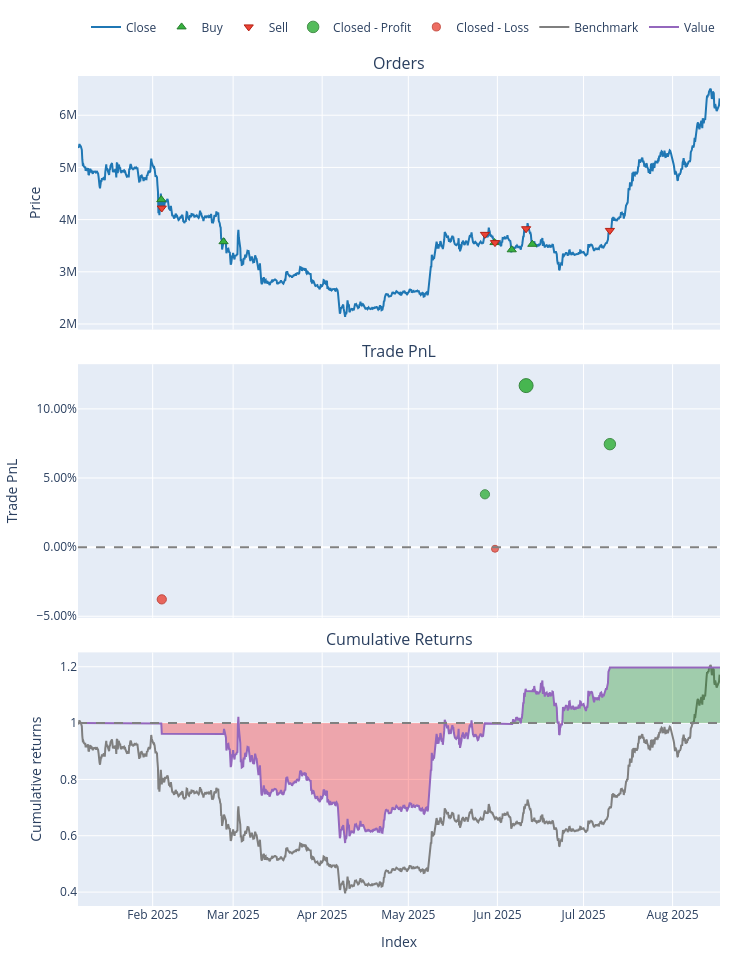

Notebook code for this chart:
### Code cell
import vectorbt as vbt

portfolio = vbt.Portfolio.from_signals(
    close=price_close_test,
    entries=entries,
    exits=exits,
    init_cash=1000000,
    fees=0.0005,      # 0.05% 수수료(maker)
    slippage=0.0005, # 0.05% 슬리피지
    freq='4h',        # 데이터 빈도 명시
    # stop_exit=True,   # 진입 시 청산 고려
    # size=100000,                # 거래당 100,000 KRW씩 진입 (최소 주문 금액 5,000원 이상)
    # size_type='value',           # size가 '금액' 기준임을 명시
    # accumulate=True
)
# 성과 통계 출력
print(portfolio.stats())

# 벤치마크(단순 보유)와 함께 성과 시각화
portfolio.plot().show()

### Figure 1 — Plotly figure (JSON) as saved in the notebook; plotly's stock layout.template omitted (floating-point values rounded to 4 significant figures; data arrays with more than 128 entries replaced by an {"elided": "..."} marker saying what was removed)
{"data": [{"legendgroup": "0", "line": {"color": "#1f77b4"}, "name": "Close", "showlegend": true, "type": "scatter", "uid": "1a11b0de-b380-40e5-b227-c4ee294f73e5", "x": {"elided": "1342 str values"}, "xaxis": "x", "y": {"elided": "1342 float values"}, "yaxis": "y"}, {"customdata": [[0.0, 0.228, 499.8], [2.0, 0.2689, 480.9], [4.0, 0.2805, 499.2], [6.0, 0.2915, 498.7], [8.0, 0.3158, 556.9]], "hovertemplate": "Order Id: %{customdata[0]}<br>Timestamp: %{x}<br>Price: %{y}<br>Size: %{customdata[1]:.6f}<br>Fees: %{customdata[2]:.6f}", "legendgroup": "1", "marker": {"color": "#37B13F", "line": {"color": "rgb(38,123,44)", "width": 1}, "size": 8, "symbol": "triangle-up"}, "mode": "markers", "name": "Buy", "type": "scatter", "uid": "d1445059-8f7e-493a-a558-636655d314d5", "x": ["2025-02-04T00:00:00.000000000", "2025-02-25T16:00:00.000000000", "2025-05-31T00:00:00.000000000", "2025-06-06T00:00:00.000000000", "2025-06-13T04:00:00.000000000"], "xaxis": "x", "y": [4383000.0, 3577000.0, 3560000.0, 3422000.0, 3527000.0], "yaxis": "y"}, {"customdata": [[1.0, 0.228, 481.4], [3.0, 0.2689, 499.7], [5.0, 0.2805, 499.2], [7.0, 0.2915, 557.5], [9.0, 0.3158, 599.0]], "hovertemplate": "Order Id: %{customdata[0]}<br>Timestamp: %{x}<br>Price: %{y}<br>Size: %{customdata[1]:.6f}<br>Fees: %{customdata[2]:.6f}", "legendgroup": "2", "marker": {"color": "#EA4335", "line": {"color": "rgb(181,31,18)", "width": 1}, "size": 8, "symbol": "triangle-down"}, "mode": "markers", "name": "Sell", "type": "scatter", "uid": "85d7b3b1-f9f3-4aa7-aee6-8ade43a2c3d4", "x": ["2025-02-04T04:00:00.000000000", "2025-05-27T16:00:00.000000000", "2025-05-31T04:00:00.000000000", "2025-06-11T00:00:00.000000000", "2025-07-10T04:00:00.000000000"], "xaxis": "x", "y": [4222000.0, 3717000.0, 3559000.0, 3825000.0, 3793000.0], "yaxis": "y"}, {"customdata": [[1.0, 1.0, 36760.0, 0.03822], [3.0, 3.0, 116500.0, 0.1168], [4.0, 4.0, 82960.0, 0.07448]], "hovertemplate": "Exit Trade Id: %{customdata[0]}<br>Position Id: %{customdata[1]}<br>Exit Timestamp: %{x}<br>PnL: %{customdata[2]:.6f}<br>Return: %{customdata[3]:.2%}", "legendgroup": "3", "marker": {"color": "#37B13F", "line": {"color": "rgb(38,123,44)", "width": 1}, "opacity": [0.7981, 0.9, 0.8451], "size": [9.243, 14.0, 11.44], "symbol": "circle"}, "mode": "markers", "name": "Closed - Profit", "type": "scatter", "uid": "f552e5fa-393b-4524-8dc5-4b06dd82d196", "x": ["2025-05-27T16:00:00.000000000", "2025-06-11T00:00:00.000000000", "2025-07-10T04:00:00.000000000"], "xaxis": "x2", "y": [0.03822, 0.1168, 0.07448], "yaxis": "y2"}, {"customdata": [[0.0, 0.0, -37760.0, -0.03778], [2.0, 2.0, -1155.0, -0.001157]], "hovertemplate": "Exit Trade Id: %{customdata[0]}<br>Position Id: %{customdata[1]}<br>Exit Timestamp: %{x}<br>PnL: %{customdata[2]:.6f}<br>Return: %{customdata[3]:.2%}", "legendgroup": "4", "marker": {"color": "#EA4335", "line": {"color": "rgb(181,31,18)", "width": 1}, "opacity": [0.7975, 0.75], "size": [9.216, 7.0], "symbol": "circle"}, "mode": "markers", "name": "Closed - Loss", "type": "scatter", "uid": "b85b1ec8-3ea7-4231-a91f-f709188dc724", "x": ["2025-02-04T04:00:00.000000000", "2025-05-31T04:00:00.000000000"], "xaxis": "x2", "y": [-0.03778, -0.001157], "yaxis": "y2"}, {"legendgroup": "5", "line": {"color": "#7f7f7f"}, "name": "Benchmark", "showlegend": true, "type": "scatter", "uid": "3c738448-100d-4651-bedc-4e59d68e8b12", "x": {"elided": "1342 str values"}, "xaxis": "x3", "y": {"elided": "1342 float values"}, "yaxis": "y3"}, {"hoverinfo": "skip", "legendgroup": "6", "line": {"color": "rgba(0, 0, 0, 0)", "width": 0}, "opacity": 0, "showlegend": false, "type": "scatter", "uid": "1664e7fc-d5e0-40a6-9ec2-4513b0a4b951", "x": {"elided": "1342 str values"}, "xaxis": "x3", "y": {"elided": "1342 int values"}, "yaxis": "y3"}, {"connectgaps": false, "fill": "tonexty", "fillcolor": "rgba(0, 128, 0, 0.3)", "hoverinfo": "skip", "legendgroup": "6", "line": {"color": "rgba(0, 0, 0, 0)", "width": 0}, "opacity": 0, "showlegend": false, "type": "scatter", "uid": "7949b69c-eefc-4aa6-be29-abeb203f6bec", "x": {"elided": "1342 str values"}, "xaxis": "x3", "y": {"elided": "1342 float values"}, "yaxis": "y3"}, {"hoverinfo": "skip", "legendgroup": "6", "line": {"color": "rgba(0, 0, 0, 0)", "width": 0}, "opacity": 0, "showlegend": false, "type": "scatter", "uid": "cf4e9fc4-c2e8-41cf-af23-d83261c3a415", "x": {"elided": "1342 str values"}, "xaxis": "x3", "y": {"elided": "1342 int values"}, "yaxis": "y3"}, {"connectgaps": false, "fill": "tonexty", "fillcolor": "rgba(255, 0, 0, 0.3)", "hoverinfo": "skip", "legendgroup": "6", "line": {"color": "rgba(0, 0, 0, 0)", "width": 0}, "opacity": 0, "showlegend": false, "type": "scatter", "uid": "78f6d061-d794-4fa1-9994-a2bec0fbe6e2", "x": {"elided": "1342 str values"}, "xaxis": "x3", "y": {"elided": "1342 float values"}, "yaxis": "y3"}, {"legendgroup": "7", "line": {"color": "#9467bd"}, "name": "Value", "showlegend": true, "type": "scatter", "uid": "09e812e5-4c21-463b-a382-9f7cef9e7429", "x": {"elided": "1342 str values"}, "xaxis": "x3", "y": {"elided": "1342 float values"}, "yaxis": "y3"}, {"hoverinfo": "skip", "legendgroup": "6", "line": {"color": "rgba(0, 0, 0, 0)", "width": 0}, "opacity": 0, "showlegend": false, "type": "scatter", "uid": "2b3ee839-e279-49bc-9b75-18b2aa4c6e0e", "x": {"elided": "1342 str values"}, "xaxis": "x3", "y": {"elided": "1342 int values"}, "yaxis": "y3"}], "layout": {"annotations": [{"font": {"size": 16}, "showarrow": false, "text": "Orders", "x": 0.5, "xanchor": "center", "xref": "paper", "y": 1, "yanchor": "bottom", "yref": "paper"}, {"font": {"size": 16}, "showarrow": false, "text": "Trade PnL", "x": 0.5, "xanchor": "center", "xref": "paper", "y": 0.6528, "yanchor": "bottom", "yref": "paper"}, {"font": {"size": 16}, "showarrow": false, "text": "Cumulative Returns", "x": 0.5, "xanchor": "center", "xref": "paper", "y": 0.3056, "yanchor": "bottom", "yref": "paper"}], "height": 960, "legend": {"orientation": "h", "traceorder": "normal", "x": 1, "xanchor": "right", "y": 1.042, "yanchor": "bottom"}, "margin": {"b": 30, "l": 30, "r": 30, "t": 30}, "shapes": [{"line": {"color": "gray", "dash": "dash"}, "type": "line", "x0": 0, "x1": 1, "xref": "paper", "y0": 0, "y1": 0, "yref": "y2"}, {"line": {"color": "gray", "dash": "dash"}, "type": "line", "x0": 0, "x1": 1, "xref": "paper", "y0": 1, "y1": 1, "yref": "y3"}], "showlegend": true, "width": 750, "xaxis": {"anchor": "y", "domain": [0, 1], "matches": "x3", "showticklabels": false}, "xaxis2": {"anchor": "y2", "domain": [0, 1], "matches": "x3", "showticklabels": false}, "xaxis3": {"anchor": "y3", "domain": [0, 1], "title": {"text": "Index"}}, "yaxis": {"anchor": "x", "domain": [0.6944, 1], "title": {"text": "Price"}}, "yaxis2": {"anchor": "x2", "domain": [0.3472, 0.6528], "tickformat": ".2%", "title": {"text": "Trade PnL"}}, "yaxis3": {"anchor": "x3", "domain": [0, 0.3056], "title": {"text": "Cumulative returns"}}}}
